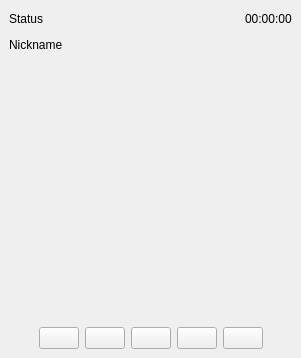
<ui version="4.0" >
 <author></author>
 <comment></comment>
 <exportmacro></exportmacro>
 <class>PhoneCallWidget</class>
 <widget class="QWidget" name="PhoneCallWidget" >
  <property name="geometry" >
   <rect>
    <x>0</x>
    <y>0</y>
    <width>301</width>
    <height>358</height>
   </rect>
  </property>
  <layout class="QVBoxLayout" >
   <property name="margin" >
    <number>9</number>
   </property>
   <property name="spacing" >
    <number>6</number>
   </property>
   <item>
    <layout class="QHBoxLayout" >
     <property name="margin" >
      <number>0</number>
     </property>
     <property name="spacing" >
      <number>0</number>
     </property>
     <item>
      <widget class="QLabel" name="statusLabel" >
       <property name="sizePolicy" >
        <sizepolicy>
         <hsizetype>5</hsizetype>
         <vsizetype>0</vsizetype>
         <horstretch>0</horstretch>
         <verstretch>0</verstretch>
        </sizepolicy>
       </property>
       <property name="text" >
        <string>Status</string>
       </property>
       <property name="alignment" >
        <set>Qt::AlignRight|Qt::AlignTrailing|Qt::AlignVCenter</set>
       </property>
      </widget>
     </item>
     <item>
      <spacer>
       <property name="orientation" >
        <enum>Qt::Horizontal</enum>
       </property>
       <property name="sizeHint" >
        <size>
         <width>0</width>
         <height>20</height>
        </size>
       </property>
      </spacer>
     </item>
     <item>
      <widget class="QLabel" name="durationLabel" >
       <property name="text" >
        <string>00:00:00</string>
       </property>
      </widget>
     </item>
    </layout>
   </item>
   <item>
    <layout class="QHBoxLayout" >
     <property name="margin" >
      <number>0</number>
     </property>
     <property name="spacing" >
      <number>0</number>
     </property>
     <item>
      <widget class="QLabel" name="nickNameLabel" >
       <property name="sizePolicy" >
        <sizepolicy>
         <hsizetype>0</hsizetype>
         <vsizetype>0</vsizetype>
         <horstretch>0</horstretch>
         <verstretch>0</verstretch>
        </sizepolicy>
       </property>
       <property name="text" >
        <string>Nickname</string>
       </property>
       <property name="textFormat" >
        <enum>Qt::PlainText</enum>
       </property>
       <property name="alignment" >
        <set>Qt::AlignLeading|Qt::AlignLeft|Qt::AlignVCenter</set>
       </property>
       <property name="wordWrap" >
        <bool>true</bool>
       </property>
      </widget>
     </item>
     <item>
      <spacer>
       <property name="orientation" >
        <enum>Qt::Horizontal</enum>
       </property>
       <property name="sizeHint" >
        <size>
         <width>0</width>
         <height>20</height>
        </size>
       </property>
      </spacer>
     </item>
    </layout>
   </item>
   <item>
    <widget class="QStackedWidget" name="labelStack" >
     <property name="sizePolicy" >
      <sizepolicy>
       <hsizetype>7</hsizetype>
       <vsizetype>7</vsizetype>
       <horstretch>0</horstretch>
       <verstretch>0</verstretch>
      </sizepolicy>
     </property>
     <property name="frameShape" >
      <enum>QFrame::NoFrame</enum>
     </property>
     <property name="lineWidth" >
      <number>1</number>
     </property>
     <property name="currentIndex" >
      <number>0</number>
     </property>
     <widget class="QWidget" name="videoPage" >
      <layout class="QVBoxLayout" >
       <property name="margin" >
        <number>0</number>
       </property>
       <property name="spacing" >
        <number>0</number>
       </property>
       <item>
        <spacer>
         <property name="orientation" >
          <enum>Qt::Vertical</enum>
         </property>
         <property name="sizeType" >
          <enum>QSizePolicy::Expanding</enum>
         </property>
         <property name="sizeHint" >
          <size>
           <width>20</width>
           <height>40</height>
          </size>
         </property>
        </spacer>
       </item>
       <item>
        <widget class="WidgetRatioEnforcer" name="videoContainer" >
         <property name="sizePolicy" >
          <sizepolicy>
           <hsizetype>13</hsizetype>
           <vsizetype>13</vsizetype>
           <horstretch>0</horstretch>
           <verstretch>0</verstretch>
          </sizepolicy>
         </property>
        </widget>
       </item>
       <item>
        <spacer>
         <property name="orientation" >
          <enum>Qt::Vertical</enum>
         </property>
         <property name="sizeType" >
          <enum>QSizePolicy::Expanding</enum>
         </property>
         <property name="sizeHint" >
          <size>
           <width>20</width>
           <height>40</height>
          </size>
         </property>
        </spacer>
       </item>
      </layout>
     </widget>
     <widget class="QWidget" name="avatarPage" >
      <layout class="QVBoxLayout" >
       <property name="margin" >
        <number>0</number>
       </property>
       <property name="spacing" >
        <number>0</number>
       </property>
       <item>
        <spacer>
         <property name="orientation" >
          <enum>Qt::Vertical</enum>
         </property>
         <property name="sizeHint" >
          <size>
           <width>20</width>
           <height>40</height>
          </size>
         </property>
        </spacer>
       </item>
       <item>
        <layout class="QHBoxLayout" >
         <property name="margin" >
          <number>0</number>
         </property>
         <property name="spacing" >
          <number>6</number>
         </property>
         <item>
          <spacer>
           <property name="orientation" >
            <enum>Qt::Horizontal</enum>
           </property>
           <property name="sizeHint" >
            <size>
             <width>40</width>
             <height>20</height>
            </size>
           </property>
          </spacer>
         </item>
         <item>
          <widget class="QLabel" name="avatarLabel" >
           <property name="minimumSize" >
            <size>
             <width>50</width>
             <height>0</height>
            </size>
           </property>
           <property name="frameShape" >
            <enum>QFrame::NoFrame</enum>
           </property>
           <property name="text" >
            <string/>
           </property>
           <property name="alignment" >
            <set>Qt::AlignHCenter|Qt::AlignTop</set>
           </property>
          </widget>
         </item>
         <item>
          <spacer>
           <property name="orientation" >
            <enum>Qt::Horizontal</enum>
           </property>
           <property name="sizeHint" >
            <size>
             <width>40</width>
             <height>20</height>
            </size>
           </property>
          </spacer>
         </item>
        </layout>
       </item>
       <item>
        <spacer>
         <property name="orientation" >
          <enum>Qt::Vertical</enum>
         </property>
         <property name="sizeType" >
          <enum>QSizePolicy::Expanding</enum>
         </property>
         <property name="sizeHint" >
          <size>
           <width>20</width>
           <height>40</height>
          </size>
         </property>
        </spacer>
       </item>
      </layout>
     </widget>
    </widget>
   </item>
   <item>
    <widget class="QStackedWidget" name="buttonStack" >
     <property name="sizePolicy" >
      <sizepolicy>
       <hsizetype>5</hsizetype>
       <vsizetype>0</vsizetype>
       <horstretch>0</horstretch>
       <verstretch>0</verstretch>
      </sizepolicy>
     </property>
     <property name="currentIndex" >
      <number>1</number>
     </property>
     <widget class="QWidget" name="ringingPage" >
      <property name="sizePolicy" >
       <sizepolicy>
        <hsizetype>5</hsizetype>
        <vsizetype>1</vsizetype>
        <horstretch>0</horstretch>
        <verstretch>0</verstretch>
       </sizepolicy>
      </property>
      <layout class="QHBoxLayout" >
       <property name="margin" >
        <number>0</number>
       </property>
       <property name="spacing" >
        <number>6</number>
       </property>
       <item>
        <spacer>
         <property name="orientation" >
          <enum>Qt::Horizontal</enum>
         </property>
         <property name="sizeHint" >
          <size>
           <width>40</width>
           <height>20</height>
          </size>
         </property>
        </spacer>
       </item>
       <item>
        <widget class="QPushButton" name="acceptButton" >
         <property name="text" >
          <string>&amp;Accept</string>
         </property>
         <property name="icon" >
          <iconset resource="../../../../resources/wengophone.qrc" >:/pics/actions/accept-phone.png</iconset>
         </property>
         <property name="default" >
          <bool>true</bool>
         </property>
        </widget>
       </item>
       <item>
        <widget class="QPushButton" name="rejectButton" >
         <property name="text" >
          <string>&amp;Reject</string>
         </property>
         <property name="icon" >
          <iconset resource="../../../../resources/wengophone.qrc" >:/pics/actions/hangup-phone.png</iconset>
         </property>
        </widget>
       </item>
       <item>
        <spacer>
         <property name="orientation" >
          <enum>Qt::Horizontal</enum>
         </property>
         <property name="sizeHint" >
          <size>
           <width>40</width>
           <height>20</height>
          </size>
         </property>
        </spacer>
       </item>
      </layout>
     </widget>
     <widget class="QWidget" name="talkingPage" >
      <property name="sizePolicy" >
       <sizepolicy>
        <hsizetype>5</hsizetype>
        <vsizetype>1</vsizetype>
        <horstretch>0</horstretch>
        <verstretch>0</verstretch>
       </sizepolicy>
      </property>
      <layout class="QHBoxLayout" >
       <property name="margin" >
        <number>0</number>
       </property>
       <property name="spacing" >
        <number>6</number>
       </property>
       <item>
        <spacer>
         <property name="orientation" >
          <enum>Qt::Horizontal</enum>
         </property>
         <property name="sizeHint" >
          <size>
           <width>0</width>
           <height>20</height>
          </size>
         </property>
        </spacer>
       </item>
       <item>
        <widget class="QPushButton" name="hangupButton" >
         <property name="text" >
          <string/>
         </property>
         <property name="icon" >
          <iconset resource="../../../../resources/wengophone.qrc" >:/pics/actions/hangup-phone.png</iconset>
         </property>
        </widget>
       </item>
       <item>
        <widget class="QPushButton" name="holdButton" >
         <property name="text" >
          <string/>
         </property>
         <property name="icon" >
          <iconset resource="../../../../resources/wengophone.qrc" >:/pics/actions/hold-phone.png</iconset>
         </property>
        </widget>
       </item>
       <item>
        <widget class="QPushButton" name="addContactButton" >
         <property name="text" >
          <string/>
         </property>
         <property name="icon" >
          <iconset resource="../../../../resources/wengophone.qrc" >:/pics/actions/add-contact.png</iconset>
         </property>
        </widget>
       </item>
       <item>
        <widget class="QPushButton" name="dialpadButton" >
         <property name="toolTip" >
          <string>Dialpad</string>
         </property>
         <property name="text" >
          <string/>
         </property>
         <property name="icon" >
          <iconset resource="../../../../resources/wengophone.qrc" >:/pics/dialpad/dialpad.png</iconset>
         </property>
         <property name="checkable" >
          <bool>true</bool>
         </property>
        </widget>
       </item>
       <item>
        <widget class="QPushButton" name="smileysButton" >
         <property name="toolTip" >
          <string>Audio Smileys</string>
         </property>
         <property name="text" >
          <string/>
         </property>
         <property name="icon" >
          <iconset resource="../../../../resources/wengophone.qrc" >:/pics/dialpad/audiosmileys.png</iconset>
         </property>
         <property name="checkable" >
          <bool>true</bool>
         </property>
        </widget>
       </item>
       <item>
        <spacer>
         <property name="orientation" >
          <enum>Qt::Horizontal</enum>
         </property>
         <property name="sizeHint" >
          <size>
           <width>0</width>
           <height>20</height>
          </size>
         </property>
        </spacer>
       </item>
      </layout>
     </widget>
    </widget>
   </item>
  </layout>
 </widget>
 <pixmapfunction></pixmapfunction>
 <customwidgets>
  <customwidget>
   <class>WidgetRatioEnforcer</class>
   <extends>QFrame</extends>
   <header>qtutil/WidgetRatioEnforcer.h</header>
   <container>0</container>
   <pixmap></pixmap>
  </customwidget>
 </customwidgets>
 <resources>
  <include location="../../../../resources/wengophone.qrc" />
 </resources>
 <connections/>
</ui>
